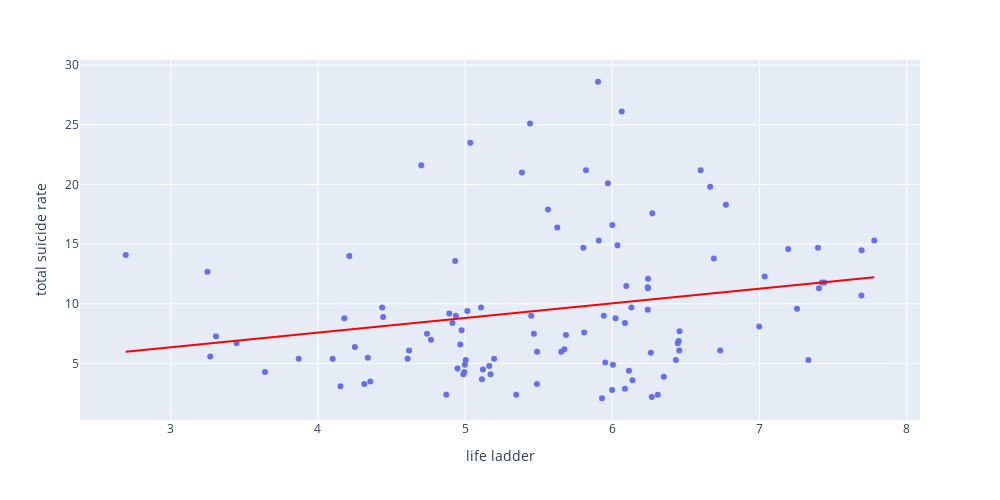

Notebook cell for this chart:
### Code cell
# life ladder x total suicide rate
fig = px.scatter(dataset, x="life ladder", y="total suicide rate", trendline = 'ols',trendline_color_override="red")
fig.update_layout(width = 1000, height = 500)
fig.show()
